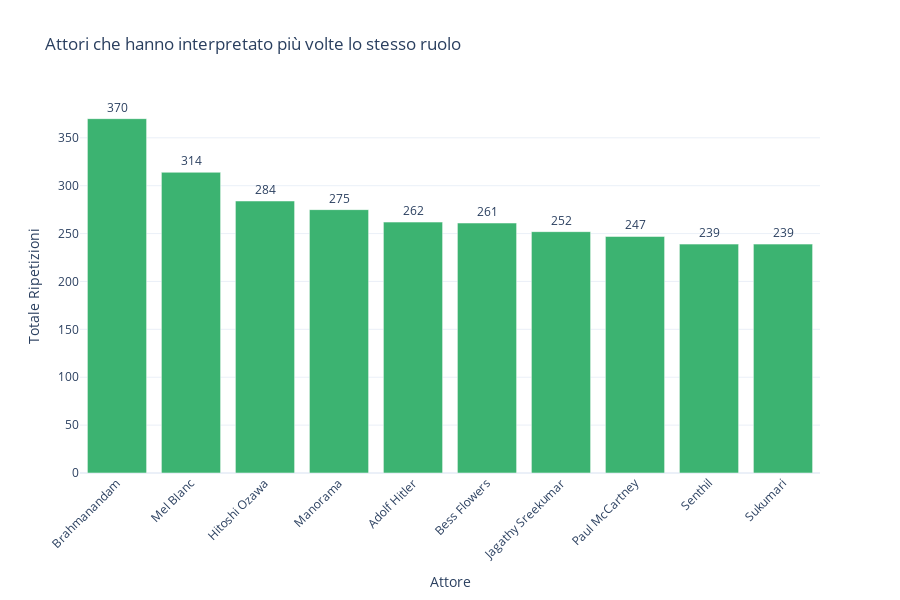

The notebook cell this image was saved under:
### Code cell
import pandas as pd
import plotly.express as px

# 1. Conta i film unici per ogni attore e ruolo
role_counts = (
    actors.groupby(['name', 'role'])['id']
    .nunique()
    .reset_index(name='count')
)

# 2. Tieni solo i ruoli ripetuti almeno 2 volte
repeated_roles = role_counts[role_counts['count'] >= 2].copy()

# 3. Calcola il totale di ripetizioni per ogni attore
total_repeats = (
    repeated_roles.groupby('name')['count']
    .sum()
    .reset_index(name='Totale Ripetizioni')
)

# 4. Prendi i top 10 attori
top_actors = total_repeats.sort_values(by='Totale Ripetizioni', ascending=False).head(10)

# 5. Prepara i ruoli ripetuti per ogni attore
tooltip_df = repeated_roles[repeated_roles['name'].isin(top_actors['name'])].copy()
tooltip_df['ruolo_info'] = tooltip_df['role'] + ': ' + tooltip_df['count'].astype(str) + ' volte'

# 6. Aggrega ruoli per tooltip
tooltip_texts = (
    tooltip_df.groupby('name')['ruolo_info']
    .apply(lambda x: '<br>'.join(x))
    .reset_index(name='Ruoli Ripetuti')
)

# 7. Unisci i tooltip con il dataset dei top attori
plot_df = pd.merge(top_actors, tooltip_texts, on='name', how='left')

# 8. Riempi eventuali valori mancanti
plot_df['Ruoli Ripetuti'] = plot_df['Ruoli Ripetuti'].fillna('Nessun ruolo ripetuto')

# 9. Crea bar chart Plotly
fig = px.bar(
    plot_df,
    x='name',
    y='Totale Ripetizioni',
    text='Totale Ripetizioni',
    hover_data={'Ruoli Ripetuti': True},
    labels={'name': 'Attore'},
    title='Attori che hanno interpretato più volte lo stesso ruolo',
    template='plotly_white'
)

fig.update_traces(
    textposition='outside',
    marker_color='mediumseagreen'
)

fig.update_layout(
    xaxis_tickangle=-45,
    height=600,
    margin=dict(t=100)
)

fig.show()

### Figure 1 — Plotly figure (JSON) as saved in the notebook; plotly's stock layout.template omitted (floating-point values rounded to 4 significant figures)
{"data": [{"customdata": [["Brahmam: 2 volte<br>Brahmi: 6 volte<br>Comedy: 2 volte<br>Doctor: 2 volte<br>Kaasi: 2 volte<br>Khan Dada: 2 volte<br>Priest: 2 volte<br>Sastry: 2 volte<br>Satyam: 2 volte<br>Sconosciuto: 348 volte"], ["(archive footage): 2 volte<br>(voice): 4 volte<br>Barney Rubble: 2 volte<br>Barney Rubble (voice): 6 volte<br>Barney Rubble / Dino (voice): 4 volte<br>Braxton Bear: 3 volte<br>Bugs Bunny: 6 volte<br>Bugs Bunny (voice): 26 volte<br>Bugs Bunny (voice) (uncredited): 8 volte<br>Bugs Bunny / Blacque Jacque Shellacque (voice): 2 volte<br>Bugs Bunny / Daffy Duck (voice): 5 volte<br>Bugs Bunny / Tasmanian Devil (voice): 2 volte<br>Bugs Bunny / Wile E. Coyote (voice): 3 volte<br>Bugs Bunny / Yosemite Sam (voice): 10 volte<br>Cat (voice) (uncredited): 4 volte<br>Crow (voice): 2 volte<br>Daffy Duck: 2 volte<br>Daffy Duck (voice): 10 volte<br>Daffy Duck (voice) (uncredited): 2 volte<br>Daffy Duck / Bugs Bunny (voice): 2 volte<br>Daffy Duck / Porky Pig (voice): 6 volte<br>Daffy Duck / Speedy Gonzales (voice): 7 volte<br>Daffy Duck on TV (voice) (archive sound) (uncredited): 2 volte<br>Egghead (voice) (uncredited): 2 volte<br>Foghorn Leghorn (voice): 3 volte<br>Foghorn Leghorn / Henery Hawk / Barnyard Dog (voice): 2 volte<br>Gangster Mouse (voice): 3 volte<br>John Silver (voice) (uncredited): 2 volte<br>Krazy Kat: 3 volte<br>Little Blabbermouth (voice): 2 volte<br>Mac (voice): 2 volte<br>Mac / Dog (voice): 2 volte<br>Other voices: 2 volte<br>Pepe Le Pew (voice): 2 volte<br>Pepe le Pew: 2 volte<br>Pepe le Pew (voice): 3 volte<br>Porky: 2 volte<br>Porky Pig: 5 volte<br>Porky Pig (voice): 17 volte<br>Porky Pig (voice) (uncredited): 11 volte<br>Porky Pig / Daffy Duck (voice): 4 volte<br>Porky Pig / Daffy Duck (voice) (uncredited): 2 volte<br>Private McGillicuddy: 4 volte<br>Pvt. Snafu: 12 volte<br>Sam Sheepdog, Ralph Wolf: 2 volte<br>Sconosciuto: 14 volte<br>Self: 4 volte<br>Speedy Gonzales, Sylvester: 4 volte<br>Speedy Gonzales, Sylvester, Mice: 2 volte<br>Sylvester (voice): 5 volte<br>Sylvester / Junior (voice): 4 volte<br>Sylvester / Sylvester Jr. (voice): 2 volte<br>Sylvester / Sylvester Junior: 2 volte<br>Sylvester / Tweety (voice): 10 volte<br>Tom (voice): 2 volte<br>Tom / Jerry (voice): 4 volte<br>Tom / Jerry (voice) (uncredited): 2 volte<br>Tweety / Sylvester: 2 volte<br>Various: 4 volte<br>Various (voice): 4 volte<br>Various (voice) (uncredited): 7 volte<br>Various Characters (voice): 2 volte<br>Vocal Effects (voice): 2 volte<br>Vocal Talents (voice) (uncredited): 3 volte<br>Voices: 2 volte<br>Wile E. Coyote: 2 volte<br>Wile E. Coyote (voice): 2 volte<br>Wile E. Coyote (voice) (uncredited): 3 volte<br>Wolf (voice) (uncredited): 2 volte<br>Woody Woodpecker (archive sound): 5 volte<br>Woody Woodpecker (voice): 4 volte<br>Woody Woodpecker's Laugh (archive sound): 6 volte"], ["Inukai: 2 volte<br>Kumada: 4 volte<br>Masahisa Takenaka: 2 volte<br>Sconosciuto: 245 volte<br>Shingo Maekawa: 4 volte<br>Tony: 2 volte<br>Washio Kazuma: 3 volte<br>Yuichi Kawatani: 22 volte"], ["Indra: 2 volte<br>Kavya's Grandmother: 2 volte<br>Muniyamma: 3 volte<br>Sconosciuto: 268 volte"], ["Himself: 4 volte<br>Himself (archive footage): 6 volte<br>Sconosciuto: 10 volte<br>Self: 18 volte<br>Self (archive footage): 157 volte<br>Self (archive footage) (uncredited): 37 volte<br>Self (uncredited): 2 volte<br>Self - Führer und Reichskanzler (archive footage): 2 volte<br>Self - Politician (archive footage): 26 volte"], ["(uncredited): 4 volte<br>Anniversary Party Guest (uncredited): 2 volte<br>Audience Member (uncredited): 2 volte<br>Ball Guest (uncredited): 2 volte<br>Banquet Guest (uncredited): 2 volte<br>Bar Patron (uncredited): 3 volte<br>Birthday Party Guest (uncredited): 2 volte<br>Bridge Player (uncredited): 3 volte<br>Casino Patron (uncredited): 2 volte<br>Club Patron (uncredited): 2 volte<br>Concertgoer (uncredited): 2 volte<br>Courtroom Spectator: 4 volte<br>Courtroom Spectator (uncredited): 3 volte<br>Department Store Shopper: 2 volte<br>Diner: 2 volte<br>Dinner Guest (uncredited): 5 volte<br>Extra (uncredited): 3 volte<br>Fight Spectator (uncredited): 2 volte<br>Gambler at Roulette Table (uncredited): 2 volte<br>Guest: 2 volte<br>Mannequin (uncredited): 2 volte<br>Minor Role (uncredited): 4 volte<br>Night Club Patron (uncredited): 3 volte<br>Nightclub Extra (uncredited): 4 volte<br>Nightclub Guest (uncredited): 2 volte<br>Nightclub Patron: 11 volte<br>Nightclub Patron (Uncredited): 2 volte<br>Nightclub Patron (uncredited): 27 volte<br>Nightclub patron: 3 volte<br>Nightclub patron (uncredited): 2 volte<br>Nurse: 7 volte<br>Nurse (uncredited): 7 volte<br>Party Guest: 20 volte<br>Party Guest (Uncredited): 2 volte<br>Party Guest (uncredited): 48 volte<br>Party guest: 3 volte<br>Patron at Pelican Club: 2 volte<br>Racetrack Spectator (uncredited): 2 volte<br>Reporter: 2 volte<br>Restaurant Patron: 3 volte<br>Restaurant Patron (uncredited): 9 volte<br>Sconosciuto: 7 volte<br>Secretary: 4 volte<br>Secretary (uncredited): 2 volte<br>Ship Passenger: 2 volte<br>Ship Passenger (uncredited): 5 volte<br>Ship's Passenger (uncredited): 3 volte<br>Spectator (uncredited): 2 volte<br>Telephone Operator: 2 volte<br>Wedding Guest: 6 volte<br>Wedding Guest (uncredited): 4 volte<br>Wedding Reception Guest (uncredited): 2 volte<br>Woman (uncredited): 2 volte<br>Woman in Audience (uncredited): 4 volte"], ["Achayan: 3 volte<br>Basheer: 2 volte<br>Cherukunnathu Bhaskara Pillai: 2 volte<br>Gopi: 3 volte<br>Govindan: 2 volte<br>Joseph: 4 volte<br>Krishnankutty: 2 volte<br>Kunjeesho: 2 volte<br>Kuttappan: 4 volte<br>Lazar: 3 volte<br>Madhavan: 3 volte<br>Mathachan: 3 volte<br>Mukundan: 3 volte<br>Nair: 2 volte<br>Nischal: 2 volte<br>Pachalam Bhasi: 2 volte<br>Pillai: 2 volte<br>Raghavan: 3 volte<br>Rajappan: 2 volte<br>Sconosciuto: 176 volte<br>Sivaraman: 2 volte<br>Swami: 3 volte<br>Thankappan: 2 volte<br>Thomas: 2 volte<br>Unni: 2 volte<br>Unnithan: 3 volte<br>Varkey: 2 volte<br>Vasu: 6 volte<br>Vikram: 5 volte"], ["Himself: 25 volte<br>Paul: 3 volte<br>Sconosciuto: 25 volte<br>Self: 105 volte<br>Self (archive footage): 85 volte<br>Self (uncredited): 2 volte<br>Self - Musician: 2 volte"], ["Azhagesan: 2 volte<br>Sconosciuto: 237 volte"], ["Ammalu: 2 volte<br>Ananthan's Mother: 2 volte<br>Annamma: 3 volte<br>Bharathi: 2 volte<br>Bhavani: 3 volte<br>Doctor: 2 volte<br>Grandmother: 2 volte<br>Hostel Warden: 3 volte<br>Janaki: 3 volte<br>Kalyani: 4 volte<br>Kamalamma: 2 volte<br>Kochammini: 2 volte<br>Lakshmi: 3 volte<br>Leelamma: 2 volte<br>Maggie: 2 volte<br>Malu: 2 volte<br>Mamma: 2 volte<br>Mariamma: 2 volte<br>Mother Superior: 2 volte<br>Muthassi: 3 volte<br>Naniyamma: 3 volte<br>Paatti: 3 volte<br>Sarada: 2 volte<br>Saraswathi: 3 volte<br>Saraswathiyamma: 2 volte<br>Sconosciuto: 169 volte<br>Sister: 2 volte<br>Subhadra: 3 volte<br>Subhadra Kunjamma: 2 volte<br>Thankamani: 2 volte"]], "hovertemplate": "Attore=%{x}<br>Totale Ripetizioni=%{text}<br>Ruoli Ripetuti=%{customdata[0]}<extra></extra>", "legendgroup": "", "marker": {"color": "mediumseagreen", "pattern": {"shape": ""}}, "name": "", "orientation": "v", "showlegend": false, "text": [370.0, 314.0, 284.0, 275.0, 262.0, 261.0, 252.0, 247.0, 239.0, 239.0], "textposition": "outside", "x": ["Brahmanandam", "Mel Blanc", "Hitoshi Ozawa", "Manorama", "Adolf Hitler", "Bess Flowers", "Jagathy Sreekumar", "Paul McCartney", "Senthil", "Sukumari"], "xaxis": "x", "y": [370, 314, 284, 275, 262, 261, 252, 247, 239, 239], "yaxis": "y", "type": "bar"}], "layout": {"xaxis": {"anchor": "y", "domain": [0.0, 1.0], "title": {"text": "Attore"}, "tickangle": -45}, "yaxis": {"anchor": "x", "domain": [0.0, 1.0], "title": {"text": "Totale Ripetizioni"}}, "legend": {"tracegroupgap": 0}, "title": {"text": "Attori che hanno interpretato più volte lo stesso ruolo"}, "barmode": "relative", "margin": {"t": 100}, "height": 600}}
